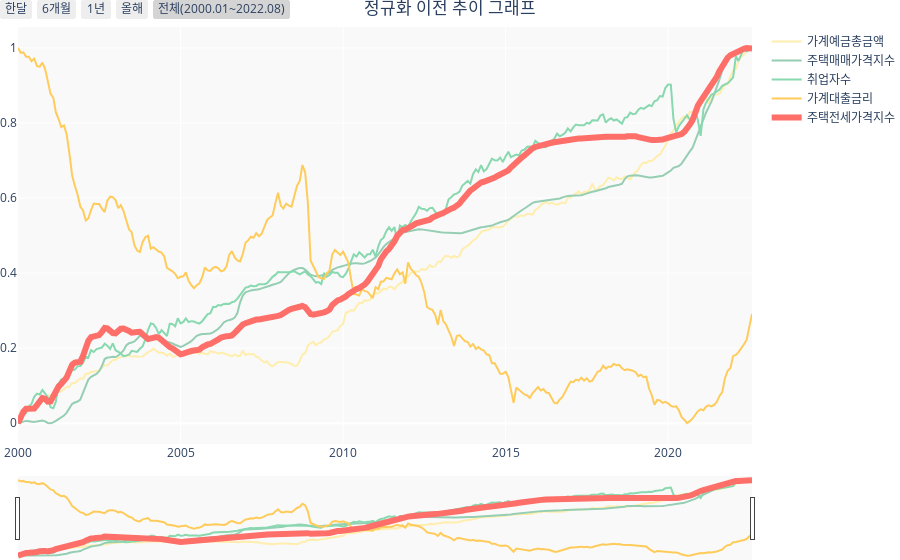

Notebook code cell kept with this figure:
### Markdown cell above
## 시각화 with plotly

### Code cell
fig = go.Figure([
    go.Scatter(name="가계예금총금액",x=df.index,y=df['가계예금총금액'],mode='lines',line=dict(color='#ffeead',width=2)),
    go.Scatter(name="주택매매가격지수",x=df.index,y=df['주택매매가격지수'],mode='lines',line=dict(color='#96ceb4',width=2)),
    go.Scatter(name="취업자수",x=df.index,y=df['취업자수'],mode='lines',line=dict(color='#88d8b0',width=2)),
    go.Scatter(name="가계대출금리",x=df.index,y=df['가계대출금리'],mode='lines',line=dict(color='#ffcc5c',width=2)),
    go.Scatter(name="주택전세가격지수",x=df.index,y=df['주택전세가격지수'],mode='lines',line=dict(color='#ff6f69',width = 6))
    ])
fig.update_layout(plot_bgcolor='rgb(249,249,249)', margin=dict(l=0, r=0, t=0, b=0))

fig.update_layout(
    title_text='정규화 이전 추이 그래프',
    title_x=0.5,
        xaxis=dict(
            rangeselector=dict(
                buttons=list([
                    dict(count=1,
                         label="한달",
                         step="month",
                         stepmode="backward"),
                    dict(count=6,
                         label="6개월",
                         step="month",
                         stepmode="backward"),
                    dict(count=1,
                         label="1년",
                         step="year",
                         stepmode="backward"),
                    dict(count=1,
                         label="올해",
                         step="year",
                         stepmode="todate"),
                    dict(label="전체(2000.01~2022.08)",
                         step="all")
                ])
            ),
            rangeslider=dict(
                visible=True
            ),
            type="date"
        )
    )


fig.show()

### Figure 1 — Plotly figure (JSON) as saved in the notebook; plotly's stock layout.template omitted (floating-point values rounded to 4 significant figures; data arrays with more than 128 entries replaced by an {"elided": "..."} marker saying what was removed)
{"data": [{"line": {"color": "#ffeead", "width": 2}, "mode": "lines", "name": "가계예금총금액", "type": "scatter", "x": {"elided": "272 str values"}, "y": {"elided": "272 float values"}}, {"line": {"color": "#96ceb4", "width": 2}, "mode": "lines", "name": "주택매매가격지수", "type": "scatter", "x": {"elided": "272 str values"}, "y": {"elided": "272 float values"}}, {"line": {"color": "#88d8b0", "width": 2}, "mode": "lines", "name": "취업자수", "type": "scatter", "x": {"elided": "272 str values"}, "y": {"elided": "272 float values"}}, {"line": {"color": "#ffcc5c", "width": 2}, "mode": "lines", "name": "가계대출금리", "type": "scatter", "x": {"elided": "272 str values"}, "y": {"elided": "272 float values"}}, {"line": {"color": "#ff6f69", "width": 6}, "mode": "lines", "name": "주택전세가격지수", "type": "scatter", "x": {"elided": "272 str values"}, "y": {"elided": "272 float values"}}], "layout": {"margin": {"b": 0, "l": 0, "r": 0, "t": 0}, "plot_bgcolor": "rgb(249,249,249)", "title": {"text": "정규화 이전 추이 그래프", "x": 0.5}, "xaxis": {"rangeselector": {"buttons": [{"count": 1, "label": "한달", "step": "month", "stepmode": "backward"}, {"count": 6, "label": "6개월", "step": "month", "stepmode": "backward"}, {"count": 1, "label": "1년", "step": "year", "stepmode": "backward"}, {"count": 1, "label": "올해", "step": "year", "stepmode": "todate"}, {"label": "전체(2000.01~2022.08)", "step": "all"}]}, "rangeslider": {"visible": true}, "type": "date"}}}
